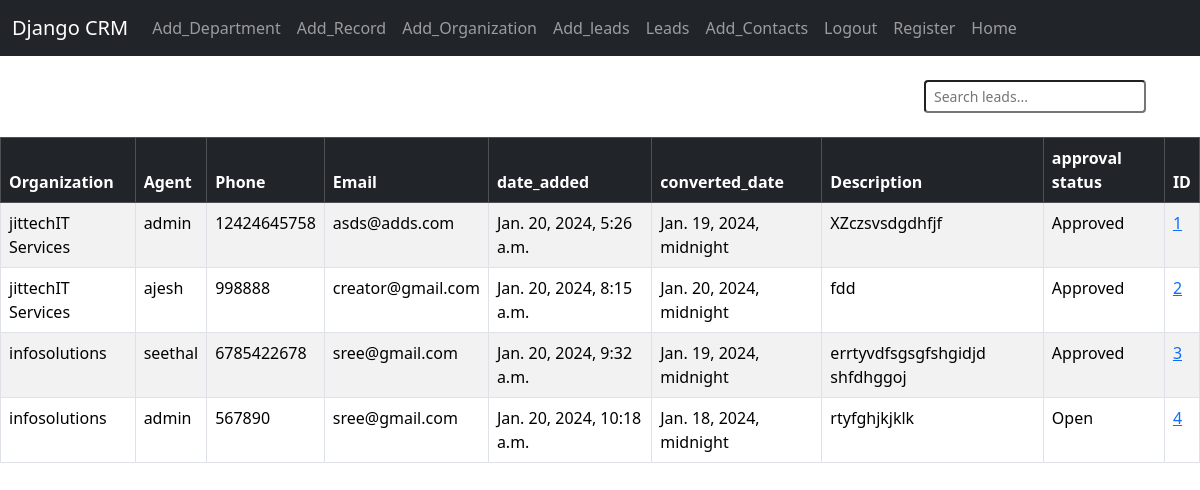
The page /lead/ (signed in) on the database its author committed.
### website/models.py (models this page shows, shortened)
class Lead(models.Model):
		organization = models.ForeignKey(Organization, on_delete=models.CASCADE)
		agent = models.ForeignKey(User, null=True, blank=True, on_delete=models.SET_NULL)
		description = models.TextField(blank=True, null=True)
		date_added = models.DateTimeField(default=timezone.now, editable=False)   # Set default to timezone.now)
		phone_number = models.CharField(max_length=20,null=True)
		email = models.EmailField(max_length=100,null=True)
		converted_date = models.DateTimeField(null=True, blank=True)
		approved=models.BooleanField(default=False)
		class Meta:
			permissions=(("can_lead_approval","to approve leads"),)

class Organization(models.Model):
	created_at = models.DateTimeField(auto_now_add=True)
	first_name = models.CharField(max_length=50)
	last_name =  models.CharField(max_length=50)
	email =  models.CharField(max_length=100)
	phone = models.CharField(max_length=15)
	address =  models.CharField(max_length=100)
	city =  models.CharField(max_length=50)
	state =  models.CharField(max_length=50)
	zipcode =  models.CharField(max_length=20)
	type=models.ForeignKey("Type", null=True, blank=True, on_delete=models.SET_NULL)
	def __str__(self):
		return f"{self.first_name}{self.last_name}"

### website/views.py (the view)
# urls.py: path('lead/', views.lead, name='lead'),
def lead(request):
	leads = Lead.objects.all()
	if request.method == 'POST':
		username = request.POST['username']
		password = request.POST['password']
		user = authenticate(request, username=username, password=password)
		if user is not None:
			login(request, user)
			messages.success(request, "You Have Been Logged In!")
			return redirect('home')
		else:
			messages.success(request, "There Was An Error Logging In, Please Try Again...")
			return redirect('home')
	else:
		return render(request, 'lead.html', {'leads':leads}) #this records is same as the above variable

### website/templates/lead.html (shortened to what this page needs)
{% extends 'base.html' %}
{% block content %}
<div class="container">
{% if user.is_authenticated %}
    <section class="class=mt-4">
        {% include 'search.html' %}
    </section>
</div>
</div>
    <table class="table table-striped table-hover table-bordered">
    <thead class="table-dark">
        <tr>
        <th scope="col">Organization</th>
        <th scope="col">Agent</th>
        <th scope="col">Phone</th>
        <th scope="col">Email</th>
        <th scope="col">date_added</th>
        <th scope="col">converted_date</th>
        <th scope="col">Description</th>
        <th scope="col">approval status</th>
        <th scope="col">ID</th>
        </tr>
    </thead>
    <tbody>
{% if leads %}
    {% for lead in leads %}
        <tr>
            <td>{{ lead.organization }}</td>
            <td>{{ lead.agent }}</td>
            <td>{{ lead.phone_number }}</td>
            <td>{{ lead.email}}</td>
            <td>{{ lead.date_added }}</td>
            <td>{{ lead.converted_date}}</td>
            <td>{{ lead.description }}</td>
            <td>
                    {% if lead.approved %}
                        Approved
                    {% else %}
                        Open
                    {% endif %}
            </td>
            <td><a href="{% url 'view_leads' lead.id %}">{{ lead.id }}</a></td>
            </tr>
        {% endfor %}
    {% endif %}
    </tbody>
    </table>
{% endif %}
{% endblock %}

### website/templates/base.html (shortened to what this page needs)
<!doctype html>
<html lang="en">
  <head>
    <link href="https://cdn.jsdelivr.net/npm/bootstrap@5.3.2/dist/css/bootstrap.min.css" rel="stylesheet">
  </head>
  <body>
    {% include 'navbar.html' %}
    <div class="container">
      {% block content %}
        {% endblock %}
    <link rel="stylesheet" href="http://cdn.datatables.net/1.10.22/css/jquery.dataTables.min.css">
    <link rel="stylesheet" href="https://cdn.datatables.net/buttons/1.6.4/css/buttons.dataTables.min.css">
  </body>
</html>

### website/templates/navbar.html (shortened to what this page needs)
<nav class="navbar navbar-expand-lg navbar-dark bg-dark">
    <div class="container-fluid">
      <a class="navbar-brand" href="{% url 'home' %}">Django CRM</a>
      <div class="collapse navbar-collapse" id="navbarSupportedContent">
        <ul class="navbar-nav me-auto mb-2 mb-lg-0">
          {% if user.is_authenticated %}
            <li class="nav-item">
              <a class="nav-link" href="{% url 'add_department' %}">Add_Department</a>
            </li>
            <li class="nav-item">
              <a class="nav-link" href="{% url 'add_record' %}">Add_Record</a>
            </li>
            <li class="nav-item">
              <a class="nav-link" href="{% url 'add_organization' %}">Add_Organization</a>
            </li>
            <li class="nav-item">
              <a class="nav-link" href="{% url 'add_leads' %}">Add_leads</a>
            </li>
            <li class="nav-item">
              <a class="nav-link" href="{% url 'lead' %}">Leads</a>
            </li>
            <li class="nav-item">
              <a class="nav-link" href="{% url 'add_contacts' %}">Add_Contacts</a>
            </li>
            <li class="nav-item">
              <a class="nav-link" href="{% url 'logout' %}">Logout</a>
            </li>
            <li class="nav-item">
              <a class="nav-link" href="{% url 'register' %}">Register</a>
            </li>
            <li class="nav-item">
              <a class="nav-link" href="{% url 'home' %}">Home</a>
            </li>
          {% endif %}
        </ul>
      </div>
    </div>
  </nav>

### website/templates/search.html (shortened to what this page needs)
<div class="d-flex justify-content-end mb-4">
    <input type="text"
        hx-post="{% url 'search_lead' %}"
        hx-target='#results'
        hx-trigger="keyup changed delay:500ms"
        name="search"
        class="form-control-sm mr-2"
        placeholder="Search leads..." />
</div>

### rows shown on the page
Lead: organization "jittechIT Services", agent "admin", phone_number "12424645758", email "asds@adds.com", date_added "Jan. 20, 2024, 5:26 a.m.", converted_date "Jan. 19, 2024, midnight", description "XZczsvsdgdhfjf", approved "Approved", id "1"
Lead: organization "jittechIT Services", agent "ajesh", phone_number "998888", email "creator@gmail.com", date_added "Jan. 20, 2024, 8:15 a.m.", converted_date "Jan. 20, 2024, midnight", description "fdd", approved "Approved", id "2"
Lead: organization "infosolutions", agent "seethal", phone_number "6785422678", email "sree@gmail.com", date_added "Jan. 20, 2024, 9:32 a.m.", converted_date "Jan. 19, 2024, midnight", description "errtyvdfsgsgfshgidjd shfdhggoj", approved "Approved", id "3"
Lead: organization "infosolutions", agent "admin", phone_number "567890", email "sree@gmail.com", date_added "Jan. 20, 2024, 10:18 a.m.", converted_date "Jan. 18, 2024, midnight", description "rtyfghjkjklk", approved "Open", id "4"
